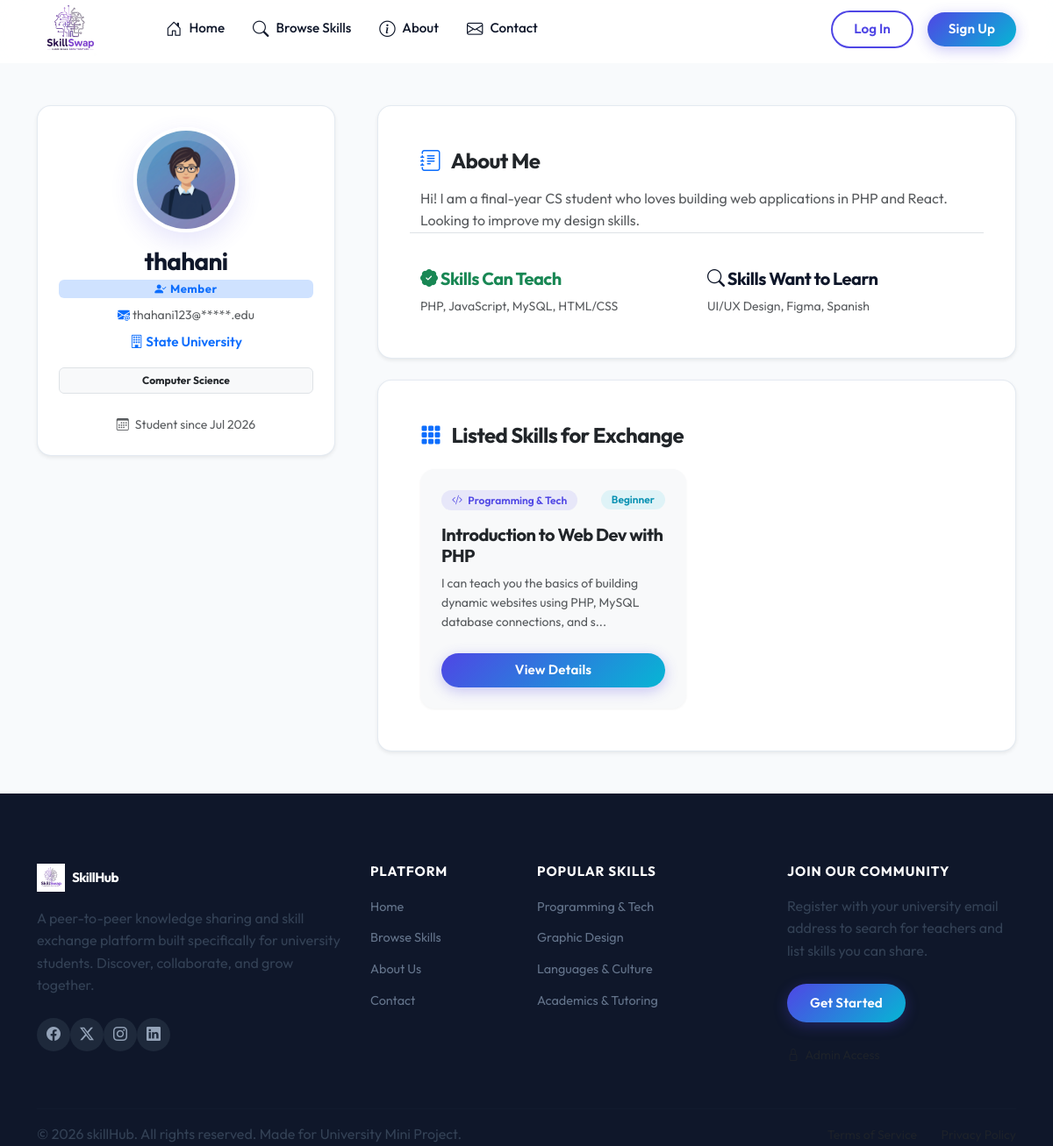
/profile.php?id=1, run on an earlier commit of the app's database.
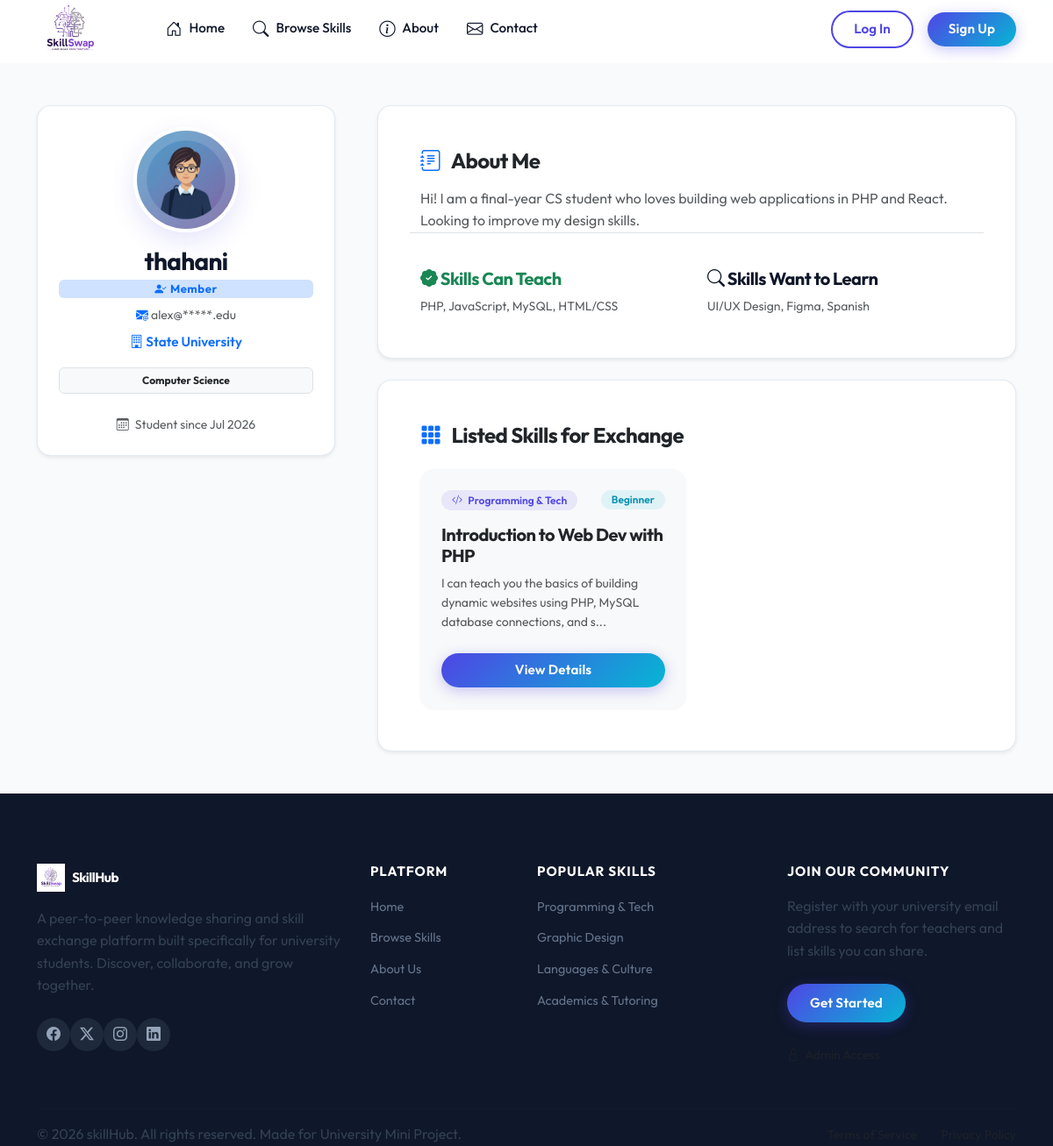
And on a later commit of the database.
### tables this page shows
CREATE TABLE `users` (
  `id` int(11) NOT NULL,
  `username` varchar(50) NOT NULL,
  `email` varchar(100) NOT NULL,
  `password` varchar(255) NOT NULL,
  `name` varchar(100) NOT NULL,
  `university` varchar(150) DEFAULT NULL,
  `department` varchar(150) DEFAULT NULL,
  `bio` text DEFAULT NULL,
  `skills_teach` text DEFAULT NULL,
  `skills_learn` text DEFAULT NULL,
  `profile_photo` varchar(255) DEFAULT 'default-profile.png',
  `created_at` timestamp NOT NULL DEFAULT current_timestamp()
);

### includes/auth.php (called while the page is built, shortened)
<?php
function isLoggedIn() {
    return isset($_SESSION['user_id']);
}
?>

### profile.php (the view, shortened to what the changed rows need)
<?php
require_once 'includes/db.php';
require_once 'includes/auth.php';
$user_id = isset($_GET['id']) ? (int)$_GET['id'] : 0;
$student = null;
try {
    $stmt = $pdo->prepare("SELECT * FROM users WHERE id = ?");
    $stmt->execute([$user_id]);
    $student = $stmt->fetch();
} catch (PDOException $e) {
}
$is_own_profile = isLoggedIn() && ($_SESSION['user_id'] == $student['id']);
require_once 'includes/header.php';
?>
<div class="container my-5">
    <div class="row g-5">
        <div class="col-lg-4">
            <div class="card card-premium p-4 text-center bg-white shadow-sm">
                <div class="avatar-wrapper mb-3">
                    <img src="assets/uploads/<?php echo htmlspecialchars($student['profile_photo'] ? $student['profile_photo'] : 'default-profile.png'); ?>" alt="Student Photo" class="avatar-profile shadow-md">
                </div>
                <h3 class="fw-bold mb-1"><?php echo htmlspecialchars($student['username']); ?></h3>
                <span class="badge bg-primary-subtle text-primary px-3 py-1 mb-2" style="font-size:0.82rem; letter-spacing:0.04em;"><i class="bi bi-person-check-fill me-1"></i>Member</span>
                <?php
                    $email_parts = explode('@', $student['email']);
                    $masked_email = $email_parts[0] . '@*****.edu';
                ?>
                <p class="text-muted small mb-2"><i class="bi bi-envelope-at-fill text-primary"></i> <?php echo htmlspecialchars($masked_email); ?></p>
                <p class="text-primary fw-semibold mb-3" style="font-size: 0.95rem;">
                    <i class="bi bi-building"></i> <?php echo htmlspecialchars($student['university'] ? $student['university'] : 'University Not Set'); ?>
                </p>
                <span class="badge bg-light text-dark px-3 py-2 border mb-4"><?php echo htmlspecialchars($student['department'] ? $student['department'] : 'Department Not Set'); ?></span>
                <?php if ($is_own_profile): ?>
                    <a href="edit-profile.php" class="btn btn-premium btn-sm w-100 py-2">
                        <i class="bi bi-pencil-square me-1"></i> Edit My Profile
                    </a>
                <?php else: ?>
                    <div class="text-muted small">
                        <i class="bi bi-calendar3 me-1"></i> Student since <?php echo date("M Y", strtotime($student['created_at'])); ?>
                    </div>
                <?php endif; ?>
            </div>
        </div>
        <div class="col-lg-8">
            <div class="card card-premium p-4 p-md-5 bg-white shadow-sm mb-4">
                <h4 class="fw-bold mb-3 text-dark"><i class="bi bi-journal-text text-primary me-2"></i> About Me</h4>
                <p class="text-muted mb-4 leading-relaxed" style="white-space: pre-line;"><?php echo htmlspecialchars($student['bio'] ? $student['bio'] : "This student has not written a bio description yet."); ?></p>
                <div class="row g-4 pt-3 border-top">
                    <div class="col-sm-6">
                        <h5 class="fw-bold text-success mb-2"><i class="bi bi-patch-check-fill"></i> Skills Can Teach</h5>
                        <?php if (!empty($student['skills_teach'])): ?>
                            <p class="text-muted small mb-0"><?php echo htmlspecialchars($student['skills_teach']); ?></p>
                        <?php else: ?>
                            <p class="text-muted small italic mb-0">No list specified yet.</p>
                        <?php endif; ?>
                    </div>
                    <div class="col-sm-6">
                        <h5 class="fw-bold text-secondary-color mb-2"><i class="bi bi-search"></i> Skills Want to Learn</h5>
                        <?php if (!empty($student['skills_learn'])): ?>
                            <p class="text-muted small mb-0"><?php echo htmlspecialchars($student['skills_learn']); ?></p>
                        <?php else: ?>
                            <p class="text-muted small italic mb-0">No list specified yet.</p>
                        <?php endif; ?>
                    </div>
                </div>
            </div>
        </div>
    </div>
</div>
<?php require_once 'includes/footer.php'; ?>

What changed in the data, as far as the page shows it:
changed users "thahani": email "thahani123@*****.edu" → "alex@*****.edu"
